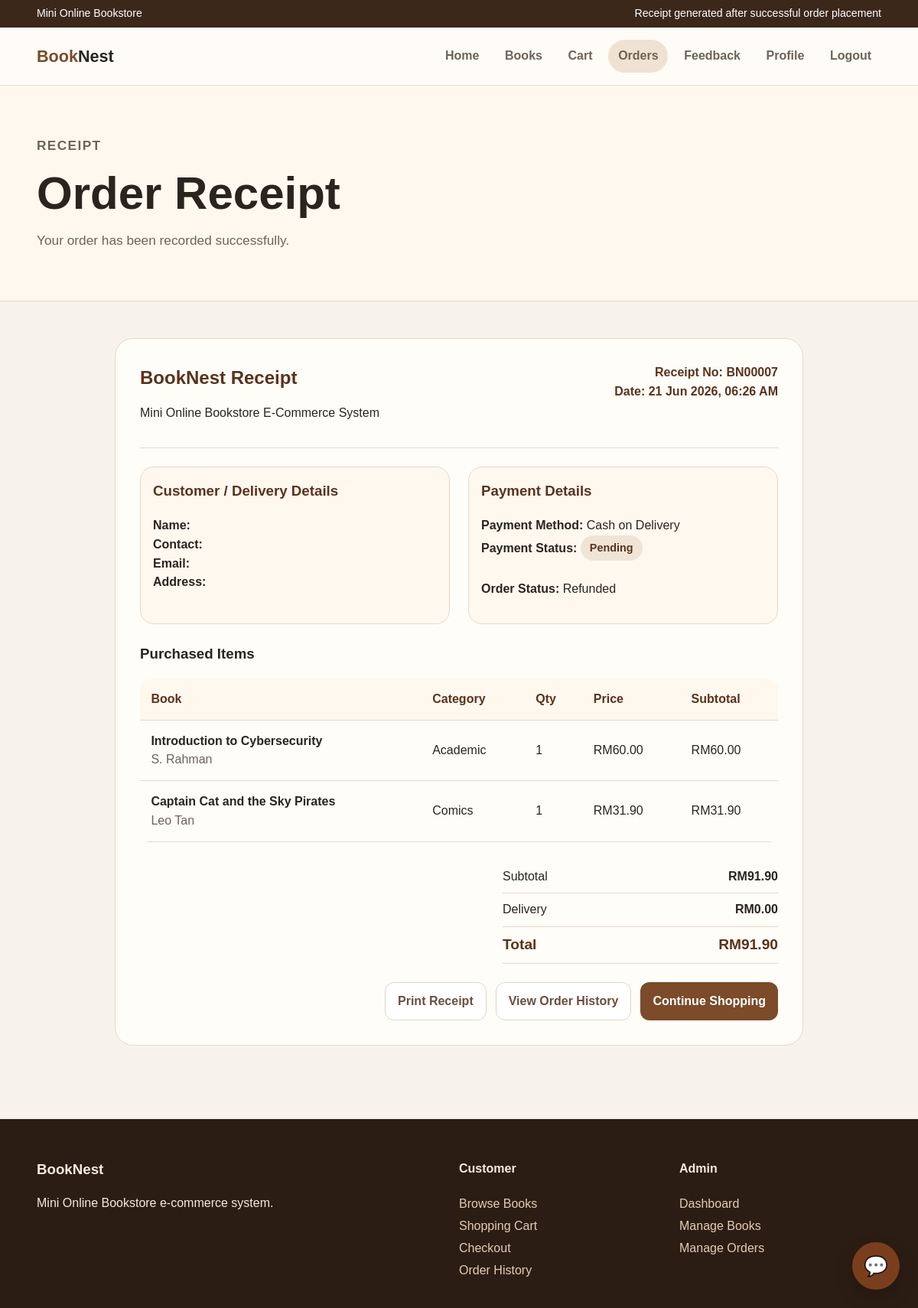
The page /orders/receipt.php?order_id=7 (signed in) on the database its author committed.
### tables this page shows
CREATE TABLE `orders` (
  `order_id` int NOT NULL AUTO_INCREMENT,
  `user_id` int DEFAULT NULL,
  `total_amount` decimal(10,2) NOT NULL,
  `status` enum('Pending','Processing','Completed','Cancelled','Refunded') NOT NULL DEFAULT 'Pending',
  `order_date` timestamp NOT NULL DEFAULT CURRENT_TIMESTAMP,
  `delivery_name` varchar(100) DEFAULT NULL,
  `delivery_contact` varchar(20) DEFAULT NULL,
  `delivery_email` varchar(100) DEFAULT NULL,
  `delivery_address` text,
  `payment_method` varchar(50) DEFAULT 'Cash on Delivery',
  `payment_status` varchar(50) DEFAULT 'Pending',
  `payment_reference` varchar(100) DEFAULT NULL,
  `card_last_four` varchar(4) DEFAULT NULL,
  `paid_at` datetime DEFAULT NULL,
  PRIMARY KEY (`order_id`),
  KEY `user_id` (`user_id`),
  CONSTRAINT `orders_ibfk_1` FOREIGN KEY (`user_id`) REFERENCES `users` (`user_id`)
);

CREATE TABLE `order_items` (
  `order_item_id` int NOT NULL AUTO_INCREMENT,
  `order_id` int DEFAULT NULL,
  `book_id` int DEFAULT NULL,
  `quantity` int NOT NULL,
  `price` decimal(10,2) NOT NULL,
  PRIMARY KEY (`order_item_id`),
  KEY `order_id` (`order_id`),
  KEY `book_id` (`book_id`),
  CONSTRAINT `order_items_ibfk_1` FOREIGN KEY (`order_id`) REFERENCES `orders` (`order_id`),
  CONSTRAINT `order_items_ibfk_2` FOREIGN KEY (`book_id`) REFERENCES `books` (`book_id`)
);

CREATE TABLE `books` (
  `book_id` int NOT NULL AUTO_INCREMENT,
  `title` varchar(150) NOT NULL,
  `author` varchar(100) NOT NULL,
  `category` varchar(50) NOT NULL,
  `price` decimal(10,2) NOT NULL,
  `stock` int NOT NULL,
  `description` text,
  `image` varchar(255) DEFAULT NULL,
  `created_at` timestamp NOT NULL DEFAULT CURRENT_TIMESTAMP,
  PRIMARY KEY (`book_id`)
);

### orders/receipt.php (the view, shortened to what this page needs)
<?php
include '../app.php';
$order_id = (int)$_GET['order_id'];
$user_id = (int)$_SESSION['user_id'];
$stmt = $conn->prepare("
    SELECT
        orders.order_id,
        orders.user_id,
        orders.total_amount,
        orders.status,
        orders.order_date,
        orders.delivery_name,
        orders.delivery_contact,
        orders.delivery_email,
        orders.delivery_address,
        orders.payment_method,
        orders.payment_status,
        orders.payment_reference,
        orders.card_last_four,
        orders.paid_at
    FROM orders
    WHERE orders.order_id = ?
    AND orders.user_id = ?
");
$stmt->bind_param("ii", $order_id, $user_id);
$stmt->execute();
$order = $stmt->get_result()->fetch_assoc();
$itemStmt = $conn->prepare("
    SELECT
        order_items.quantity,
        order_items.price,
        books.title,
        books.author,
        books.category
    FROM order_items
    INNER JOIN books ON order_items.book_id = books.book_id
    WHERE order_items.order_id = ?
");
$itemStmt->bind_param("i", $order_id);
$itemStmt->execute();
$items = $itemStmt->get_result();
$itemsArray = [];
$subtotal = 0;
while ($item = $items->fetch_assoc()) {
    $lineTotal = (float)$item['price'] * (int)$item['quantity'];
    $subtotal += $lineTotal;
    $itemsArray[] = [
        'title' => $item['title'],
        'author' => $item['author'],
        'category' => $item['category'],
        'quantity' => (int)$item['quantity'],
        'price' => (float)$item['price'],
        'line_total' => $lineTotal
    ];
}
$total = (float)$order['total_amount'];
$delivery = $total - $subtotal;
$receiptNo = "BN" . str_pad($order['order_id'], 5, "0", STR_PAD_LEFT);
?>
<!DOCTYPE html>
<html lang="en">
<head>
    <link rel="stylesheet" href="../css/style.css?v=150">
</head>
<body>
<div class="topbar">
    <div class="container">
        <span>Mini Online Bookstore</span>
        <span>Receipt generated after successful order placement</span>
    </div>
</div>
<?php include __DIR__ . '/../includes/navigation.php'; ?>
<section class="page-title">
    <div class="container">
        <p class="eyebrow">Receipt</p>
        <h1>Order Receipt</h1>
        <p>Your order has been recorded successfully.</p>
    </div>
</section>
<main class="section">
    <div class="container">
        <div class="receipt-card">
            <div class="receipt-header">
                <div>
                    <h2>BookNest Receipt</h2>
                    <p>Mini Online Bookstore E-Commerce System</p>
                </div>
                <div class="receipt-no">
                    Receipt No: <?php echo htmlspecialchars($receiptNo); ?><br>
                    Date: <?php echo date("d M Y, h:i A", strtotime($order['order_date'])); ?>
                </div>
            </div>
            <div class="receipt-grid">
                <div class="receipt-box">
                    <h3>Customer / Delivery Details</h3>
                    <p>
                        <strong>Name:</strong>
                        <?php echo htmlspecialchars($order['delivery_name']); ?><br>
                        <strong>Contact:</strong>
                        <?php echo htmlspecialchars($order['delivery_contact']); ?><br>
                        <strong>Email:</strong>
                        <?php echo htmlspecialchars($order['delivery_email']); ?><br>
                        <strong>Address:</strong><br>
                    </p>
                </div>
                <div class="receipt-box">
                    <h3>Payment Details</h3>
                    <p>
                        <strong>Payment Method:</strong>
                        <?php echo htmlspecialchars($order['payment_method']); ?><br>
                        <strong>Payment Status:</strong>
                        <span class="status-pill">
                            <?php echo htmlspecialchars($order['payment_status'] ?? 'Pending'); ?>
                        </span><br><br>
                        <strong>Order Status:</strong>
                        <?php echo htmlspecialchars($order['status']); ?>
                    </p>
                </div>
            </div>
            <h3>Purchased Items</h3>
            <table class="receipt-table">
                <thead>
                    <tr>
                        <th>Book</th>
                        <th>Category</th>
                        <th>Qty</th>
                        <th>Price</th>
                        <th>Subtotal</th>
                    </tr>
                </thead>
                <tbody>
                    <?php foreach ($itemsArray as $item): ?>
                        <tr>
                            <td>
                                <strong><?php echo htmlspecialchars($item['title']); ?></strong><br>
                                <span class="small">
                                    <?php echo htmlspecialchars($item['author']); ?>
                                </span>
                            </td>
                            <td>
                                <?php echo htmlspecialchars($item['category']); ?>
                            </td>
                            <td>
                                <?php echo (int)$item['quantity']; ?>
                            </td>
                            <td>
                                RM<?php echo number_format($item['price'], 2); ?>
                            </td>
                            <td>
                                RM<?php echo number_format($item['line_total'], 2); ?>
                            </td>
                        </tr>
                    <?php endforeach; ?>
                </tbody>
            </table>
            <div class="receipt-summary">
                <div class="receipt-summary-row">
                    <span>Subtotal</span>
                    <strong>RM<?php echo number_format($subtotal, 2); ?></strong>
                </div>
                <div class="receipt-summary-row">
                    <span>Delivery</span>
                    <strong>RM<?php echo number_format($delivery, 2); ?></strong>
                </div>
                <div class="receipt-summary-row total">
                    <span>Total</span>
                    <span>RM<?php echo number_format($total, 2); ?></span>
                </div>
            </div>
            <div class="receipt-actions">
                <button class="btn secondary" onclick="window.print()">
                    Print Receipt
                </button>
                <a class="btn secondary" href="order-history.php">
                    View Order History
                </a>
                <a class="btn" href="../books/books.php">
                    Continue Shopping
                </a>
            </div>
        </div>
    </div>
</main>
<footer class="footer">
    <div class="container footer-grid">
        <div>
            <h3>BookNest</h3>
            <p>Mini Online Bookstore e-commerce system.</p>
        </div>
        <div>
            <h4>Customer</h4>
            <a href="../books/books.php">Browse Books</a>
            <a href="cart.php">Shopping Cart</a>
            <a href="checkout.php">Checkout</a>
            <a href="order-history.php">Order History</a>
        </div>
        <div>
            <h4>Admin</h4>
            <a href="../admin/admin-dashboard.php">Dashboard</a>
            <a href="../admin/manage-books.php">Manage Books</a>
            <a href="../admin/manage-orders.php">Manage Orders</a>
        </div>
    </div>
</footer>
</body>
</html>

### css/style.css (style rules this page uses)
:root { --bg: #f7f3ec; --paper: #fffdf8; --ink: #2a241f; --muted: #6f6259; --line: #e6dacc; --brand: #7b4b2a; --brand-dark: #5f361c; --accent: #b87945; --soft: #efe2d2; --shadow: 0 12px 30px rgba(70, 45, 25, .10); --radius: 18px; }
* { box-sizing: border-box; }
body { margin: 0; font-family: Arial, Helvetica, sans-serif; background: var(--bg); color: var(--ink); line-height: 1.55; }
a { text-decoration: none; color: inherit; }
.container { width: min(1120px, 92%); margin: auto; }
.topbar { background: #3c281b; color: #fff; padding: .45rem 0; font-size: .88rem; }
.topbar .container { display: flex; justify-content: space-between; gap: 1rem; flex-wrap: wrap; }
.btn { display: inline-flex; align-items: center; justify-content: center; border: 0; border-radius: 12px; padding: .75rem 1rem; background: var(--brand); color: #fff; font-weight: 700; cursor: pointer; height: 50px; font-size: 16px; }
.btn.secondary { background: #ffffff; color: #6b4f3b; border: 1px solid #e0d5c8; padding: 0.4rem 1rem; transition: all 0.2s ease; font-size: 16px; }
table { border-radius: 12px; overflow: hidden; }
.eyebrow { color: var(--accent); font-weight: 800; text-transform: uppercase; letter-spacing: .08em; font-size: .85rem; }
.hero h1, .page-title h1 { font-size: clamp(2rem, 5vw, 4rem); line-height: 1.05; margin: .5rem 0 1rem; }
.hero p, .page-title p { font-size: 1.08rem; color: var(--muted); max-width: 650px; }
.section { padding: 3rem 0; }
.section-head p, .meta, .small { color: var(--muted); }
.page-title { padding: 3rem 0; background: #fff8ef; border-bottom: 1px solid var(--line); }
table { width: 100%; border-collapse: collapse; min-width: 720px; }
th, td { text-align: left; padding: 1rem; border-bottom: 1px solid var(--line); }
th { background: #fff8ef; color: var(--brand-dark); }
.footer { background: #2b1d14; color: #f5eadf; padding: 2rem 0; margin-top: 3rem; }
.footer-grid { display: grid; grid-template-columns: 2fr 1fr 1fr; gap: 1.5rem; }
.footer a { display: block; color: #e5cbb5; margin: .25rem 0; }

### orders/receipt.php (style rules this page uses)
.receipt-card { max-width: 900px; margin: 0 auto; background: #fffdf8; border: 1px solid #e7d8c8; border-radius: 24px; padding: 2rem; }
.receipt-header { display: flex; justify-content: space-between; gap: 1rem; border-bottom: 1px solid #e7d8c8; padding-bottom: 1rem; margin-bottom: 1.5rem; }
.receipt-header h2 { margin: 0; color: #5b321c; }
.receipt-no { text-align: right; color: #5b321c; font-weight: 700; }
.receipt-grid { display: grid; grid-template-columns: 1fr 1fr; gap: 1.5rem; margin-bottom: 1.5rem; }
.receipt-box { background: #fff8ef; border: 1px solid #e7d8c8; border-radius: 18px; padding: 1rem; }
.receipt-box h3 { margin-top: 0; color: #5b321c; }
.receipt-table { width: 100%; border-collapse: collapse; margin-top: 1rem; }
.receipt-table th, .receipt-table td { border-bottom: 1px solid #e7d8c8; padding: 0.9rem; text-align: left; }
.receipt-table th { background: #fff8ef; color: #5b321c; }
.receipt-summary { max-width: 360px; margin-left: auto; margin-top: 1.5rem; }
.receipt-summary-row { display: flex; justify-content: space-between; padding: 0.55rem 0; border-bottom: 1px solid #e7d8c8; }
.receipt-summary-row.total { font-size: 1.2rem; font-weight: 800; color: #5b321c; }
.receipt-actions { display: flex; justify-content: flex-end; gap: 0.75rem; margin-top: 1.5rem; flex-wrap: wrap; }
.status-pill { display: inline-block; padding: 0.35rem 0.75rem; border-radius: 999px; background: #f0e4d7; color: #5b321c; font-weight: 700; font-size: 0.9rem; }

### rows shown on the page
orders: order_id "BN00007", order_date "21 Jun 2026, 06:26 AM", payment_method "Cash on Delivery", payment_status "Pending", status "Refunded", total_amount "0.00", total_amount "91.90"
order_items: book.title "Introduction to Cybersecurity", book.author "S. Rahman", book.category "Academic", quantity "1", price "60.00", line_total "60.00"
order_items: book.title "Captain Cat and the Sky Pirates", book.author "Leo Tan", book.category "Comics", quantity "1", price "31.90", line_total "31.90"

### other values the page prints
$subtotal "91.90"
